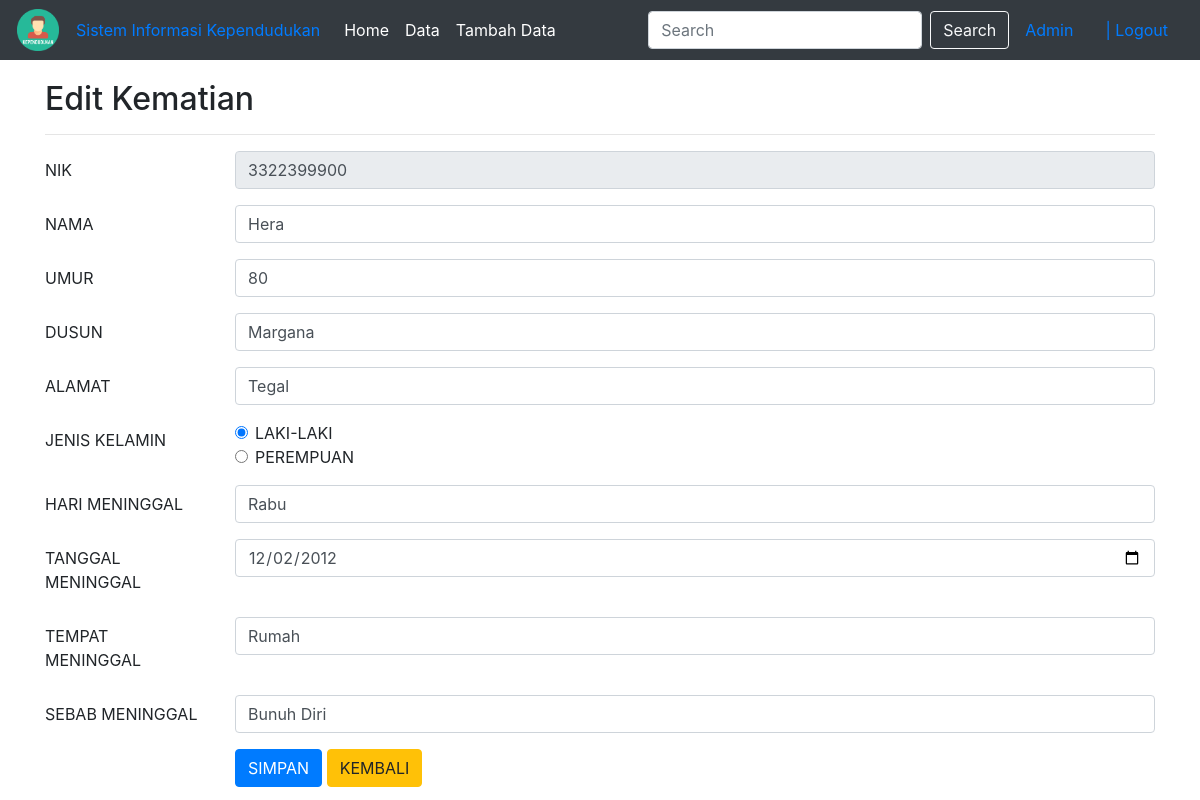
Page /admin/edit_kematian.php?id=2 on the committed database.
### tables this page shows
CREATE TABLE `data_kematian` (
  `id` int(11) NOT NULL,
  `NIK` char(16) NOT NULL,
  `nama` varchar(30) NOT NULL,
  `umur` varchar(3) NOT NULL,
  `dusun` varchar(12) NOT NULL,
  `alamat` varchar(100) NOT NULL,
  `jenis_kelamin` varchar(9) NOT NULL,
  `hari_meninggal` varchar(6) NOT NULL,
  `tanggal_meninggal` date NOT NULL,
  `tempat_meninggal` varchar(10) NOT NULL,
  `sebab_meninggal` varchar(20) NOT NULL
);

### admin/edit_kematian.php (the view, shortened to what this page needs)
<?php
include('../config.php');
?>
<!DOCTYPE html>
<html>
<head>
    <link rel="stylesheet" href="https://stackpath.bootstrapcdn.com/bootstrap/4.1.3/css/bootstrap.min.css">
</head>
<body>
    <nav class="navbar navbar-expand-md navbar-dark bg-dark">
    <img  alt="Penduduk" src="kependudukan.png" width="42px" style="margin: 1px;padding: 0px color:white;">
    <a href="../main_menu.php" class="nav-item nav-link">Sistem Informasi Kependudukan</a>
    <div class="collapse navbar-collapse" id="navbarCollapse">
        <div class="navbar-nav">
            <a href="index.php" class="nav-item nav-link active">Home</a>
            <a href="data.php" class="nav-item nav-link active">Data</a>
            <a href="tambah_data.php" class="nav-item nav-link active">Tambah Data</a>
        </div>
        <form class="form-inline ml-auto">
            <input type="text" class="form-control mr-sm-2" placeholder="Search">
            <button type="submit" class="btn btn-outline-light">Search</button>
        </form>
        <a href="#" class="nav-item nav-link">Admin</a>
        <a href="form_login.php" class="nav-item nav-link">| Logout</a>
    </div>
</nav>
<div class="container" style="margin-top:20px">
        <b><h2>Edit Kematian</h2></b>
        <hr>
        <?php
        if(isset($_GET['id'])){
            $id = $_GET['id'];
            $select = mysqli_query($koneksi, "SELECT * FROM data_kematian WHERE id='$id'") or die(mysqli_error($koneksi));
            if(mysqli_num_rows($select) == 0){
                echo '<div class="alert alert-warning">ID tidak ada dalam database.</div>';
                exit();
            }else{
                $data = mysqli_fetch_assoc($select);
            }
        }
        ?>
        <form action="edit_kematian.php?id=<?php echo $id; ?>" method="post">
            <div class="form-group row">
                <label class="col-sm-2 col-form-label">NIK</label>
                <div class="col-sm-10">
                    <input type="text" name="NIK" class="form-control" size="10" value="<?php echo $data['NIK']; ?>" readonly required>
                </div>
            </div>
            <div class="form-group row">
                <label class="col-sm-2 col-form-label">NAMA</label>
                <div class="col-sm-10">
                    <input type="text" name="nama" class="form-control" value="<?php echo $data['nama']; ?>" required>
                </div>
            </div>
            <div class="form-group row">
                <label class="col-sm-2 col-form-label">UMUR</label>
                <div class="col-sm-10">
                    <input type="text" name="umur" class="form-control" value="<?php echo $data['umur']; ?>" required>
                </div>
            </div>
            <div class="form-group row">
                <label class="col-sm-2 col-form-label">DUSUN</label>
                <div class="col-sm-10">
                    <input type="text" name="dusun" class="form-control" value="<?php echo $data['dusun']; ?>" required>
                </div>
            </div>
            <div class="form-group row">
                <label class="col-sm-2 col-form-label">ALAMAT</label>
                <div class="col-sm-10">
                    <input type="text" name="alamat" class="form-control" value="<?php echo $data['alamat']; ?>" required>
                </div>
            </div>
            <div class="form-group row">
                <label class="col-sm-2 col-form-label">JENIS KELAMIN</label>
                <div class="col-sm-10">
                    <div class="form-check">
                        <input type="radio" class="form-check-input" name="jenis_kelamin" value="LAKI-LAKI" <?php if($data['jenis_kelamin'] == 'LAKI-LAKI'){ echo 'checked'; } ?> required>
                        <label class="form-check-label">LAKI-LAKI</label>
                    </div>
                    <div class="form-check">
                        <input type="radio" class="form-check-input" name="jenis_kelamin" value="PEREMPUAN" <?php if($data['jenis_kelamin'] == 'PEREMPUAN'){ echo 'checked'; } ?> required>
                        <label class="form-check-label">PEREMPUAN</label>
                    </div>
                </div>
            </div>
             <div class="form-group row">
                <label class="col-sm-2 col-form-label">HARI MENINGGAL</label>
                <div class="col-sm-10">
                    <input type="text" name="hari_meninggal" class="form-control" value="<?php echo $data['hari_meninggal']; ?>" required>
                </div>
            </div>
            <div class="form-group row">
                <label class="col-sm-2 col-form-label">TANGGAL MENINGGAL</label>
                <div class="col-sm-10">
                    <input type="date" name="tanggal_meninggal" class="form-control" value="<?php echo $data['tanggal_meninggal']; ?>" required>
                </div>
            </div>
             <div class="form-group row">
                <label class="col-sm-2 col-form-label">TEMPAT MENINGGAL</label>
                <div class="col-sm-10">
                    <input type="text" name="tempat_meninggal" class="form-control" value="<?php echo $data['tempat_meninggal']; ?>" required>
                </div>
            </div>
            <div class="form-group row">
                <label class="col-sm-2 col-form-label">SEBAB MENINGGAL</label>
                <div class="col-sm-10">
                    <input type="text" name="sebab_meninggal" class="form-control" value="<?php echo $data['sebab_meninggal']; ?>" required>
                </div>
            </div>
            <div class="form-group row">
                <label class="col-sm-2 col-form-label">&nbsp;</label>
                <div class="col-sm-10">
                    <input type="submit" name="submit" class="btn btn-primary" value="SIMPAN">
                    <a href="index.php" class="btn btn-warning">KEMBALI</a>
                </div>
            </div>
        </form>
    </div>
</body>
</html>

### rows in the picture
data_kematian: NIK "3322399900", nama "Hera", umur "80", dusun "Margana", alamat "Tegal", jenis_kelamin "☑", hari_meninggal "Rabu", tanggal_meninggal "12/02/2012", tempat_meninggal "Rumah", sebab_meninggal "Bunuh Diri"
